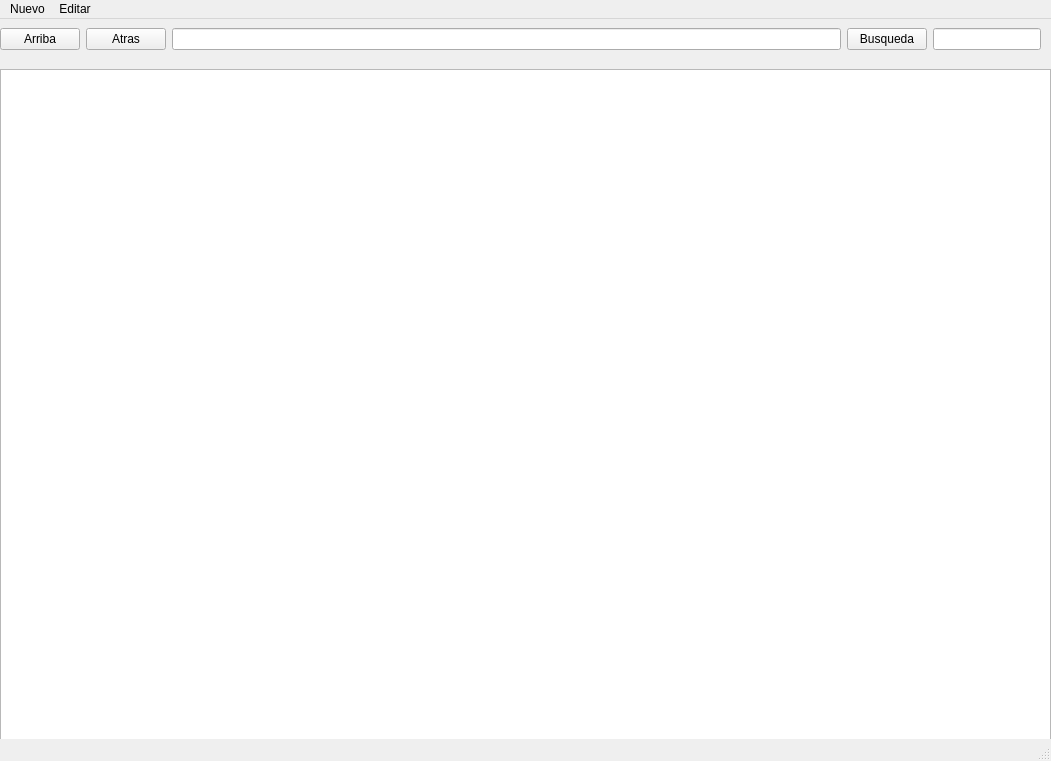
<?xml version="1.0" encoding="UTF-8"?>
<ui version="4.0">
 <class>MainWindow</class>
 <widget class="QMainWindow" name="MainWindow">
  <property name="geometry">
   <rect>
    <x>0</x>
    <y>0</y>
    <width>1051</width>
    <height>761</height>
   </rect>
  </property>
  <property name="windowTitle">
   <string>MainWindow</string>
  </property>
  <widget class="QWidget" name="centralwidget">
   <widget class="QTreeView" name="LstVista">
    <property name="geometry">
     <rect>
      <x>0</x>
      <y>50</y>
      <width>1051</width>
      <height>671</height>
     </rect>
    </property>
   </widget>
   <widget class="QWidget" name="horizontalLayoutWidget">
    <property name="geometry">
     <rect>
      <x>0</x>
      <y>0</y>
      <width>1041</width>
      <height>41</height>
     </rect>
    </property>
    <layout class="QHBoxLayout" name="horizontalLayout">
     <item>
      <widget class="QPushButton" name="BtUp">
       <property name="text">
        <string>Arriba</string>
       </property>
      </widget>
     </item>
     <item>
      <widget class="QPushButton" name="BtBack">
       <property name="text">
        <string>Atras</string>
       </property>
      </widget>
     </item>
     <item>
      <widget class="QLineEdit" name="address_bar">
       <property name="sizePolicy">
        <sizepolicy hsizetype="Expanding" vsizetype="Fixed">
         <horstretch>0</horstretch>
         <verstretch>0</verstretch>
        </sizepolicy>
       </property>
      </widget>
     </item>
     <item>
      <widget class="QPushButton" name="BtBusqueda">
       <property name="text">
        <string>Busqueda</string>
       </property>
      </widget>
     </item>
     <item>
      <widget class="QLineEdit" name="search_bar">
       <property name="sizePolicy">
        <sizepolicy hsizetype="Fixed" vsizetype="Fixed">
         <horstretch>0</horstretch>
         <verstretch>0</verstretch>
        </sizepolicy>
       </property>
      </widget>
     </item>
    </layout>
   </widget>
  </widget>
  <widget class="QMenuBar" name="menubar">
   <property name="geometry">
    <rect>
     <x>0</x>
     <y>0</y>
     <width>1051</width>
     <height>22</height>
    </rect>
   </property>
   <widget class="QMenu" name="menuNuevo">
    <property name="title">
     <string>Nuevo</string>
    </property>
    <addaction name="actionNuevo_archivo_de_texto"/>
    <addaction name="actionCarpeta_de_Archivos"/>
   </widget>
   <widget class="QMenu" name="menuEditar">
    <property name="title">
     <string>Editar</string>
    </property>
    <addaction name="actionCortar"/>
    <addaction name="actionCopiar"/>
    <addaction name="actionPegar"/>
    <addaction name="separator"/>
    <addaction name="actionEliminar"/>
   </widget>
   <addaction name="menuNuevo"/>
   <addaction name="menuEditar"/>
  </widget>
  <widget class="QStatusBar" name="statusbar"/>
  <action name="actionNuevo_archivo_de_texto">
   <property name="text">
    <string>Documento de texto</string>
   </property>
  </action>
  <action name="actionCortar">
   <property name="text">
    <string>Cortar</string>
   </property>
  </action>
  <action name="actionCopiar">
   <property name="text">
    <string>Copiar</string>
   </property>
  </action>
  <action name="actionPegar">
   <property name="text">
    <string>Pegar</string>
   </property>
  </action>
  <action name="actionCarpeta_de_Archivos">
   <property name="text">
    <string>Carpeta de Archivos</string>
   </property>
  </action>
  <action name="actionEliminar">
   <property name="text">
    <string>Eliminar</string>
   </property>
  </action>
 </widget>
 <resources/>
 <connections/>
</ui>
